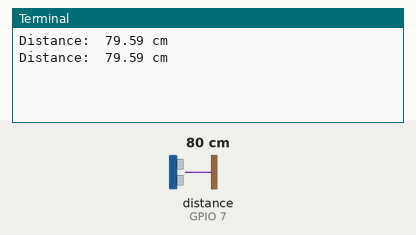
This program was run on a simulated Raspberry Pi (BCM pin numbers). On the bench: the last lines printed to the terminal. Inputs (shaded band) come from the test bench; at power-on: distance to the obstacle (sensor on GPIO 7) 80 cm. The echo pulse lasts 58.3 µs per cm; the clock reads 2024-03-15 10:24:30 at power-on unless the program sets it.

Above: at 1.2 s.
1.3 s: distance to the obstacle (sensor on GPIO 7) set to 2 cm
At 1.9 s:
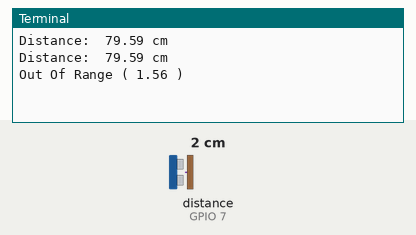
3.0 s: distance to the obstacle (sensor on GPIO 7) set to 4 cm
At 3.4 s:
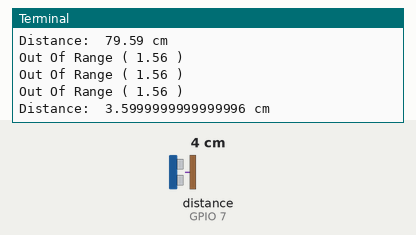

The program:

distance_sensor.py
```python
# -*- coding: utf-8 -*-

'''
    Small code sample using the HC-SR04 sensor
    printing distance between the sensor and an object
    every ~2 seconds (TIMESTAMP_SETUP + TIMESTAMP_EXEC)
'''

import RPi.GPIO
from RPi.GPIO import output
from RPi.GPIO import input
from RPi.GPIO import setmode
from RPi.GPIO import setup
from RPi.GPIO import cleanup
from RPi.GPIO import IN
from RPi.GPIO import OUT
from RPi.GPIO import BCM

import time
from time import sleep
from time import time

CM_CONVERTOR  = 17150
PIN_TRIGGER   = 8
PIN_ECHO      = 7
TIMESTAMP_SETUP = .5
TIMESTAMP_EXEC  = 0.00001


def loop ():
    '''Infinity loop
    Setup the trigger
    get the echo
    calculate and prints distance
    prints out of range if the distance is incorrect
    '''
    pulse_start = 0
    pulse_end   = 0

    while True:
        output (PIN_TRIGGER, False)
        sleep  (TIMESTAMP_SETUP)

        output (PIN_TRIGGER, True)
        sleep  (TIMESTAMP_EXEC)
        output (PIN_TRIGGER, False)

        while not input (PIN_ECHO):
            pulse_start = time()

        while input (PIN_ECHO):
            pulse_end  = time()

        distance = (pulse_end - pulse_start) * CM_CONVERTOR
        distance = round (distance, 2)
        distance-= 0.5

        if 2 < distance < 250 :
            print ("Distance: ", distance, "cm")
        else:
            print ("Out Of Range (",distance,")")


def setup_sensor ():
    '''Setup the environment
    mode BCM
    using TRIGGER as output
    using ECHO    as input
    '''
    setmode (BCM)
    setup (PIN_TRIGGER, OUT)
    setup (PIN_ECHO,    IN )

if __name__ == '__main__':
    try:
        setup_sensor ()
        loop ()
    except (KeyboardInterrupt, SystemExit):
        cleanup ()
        exit ("\nProgram was ended and pins cleaned up     \n")
```

Measured:
- after the input at 1.3 s, the terminal: prints a new line after 0.21 s (image 1)
- after the input at 3.0 s, the terminal: prints a new line at once (image 2)
